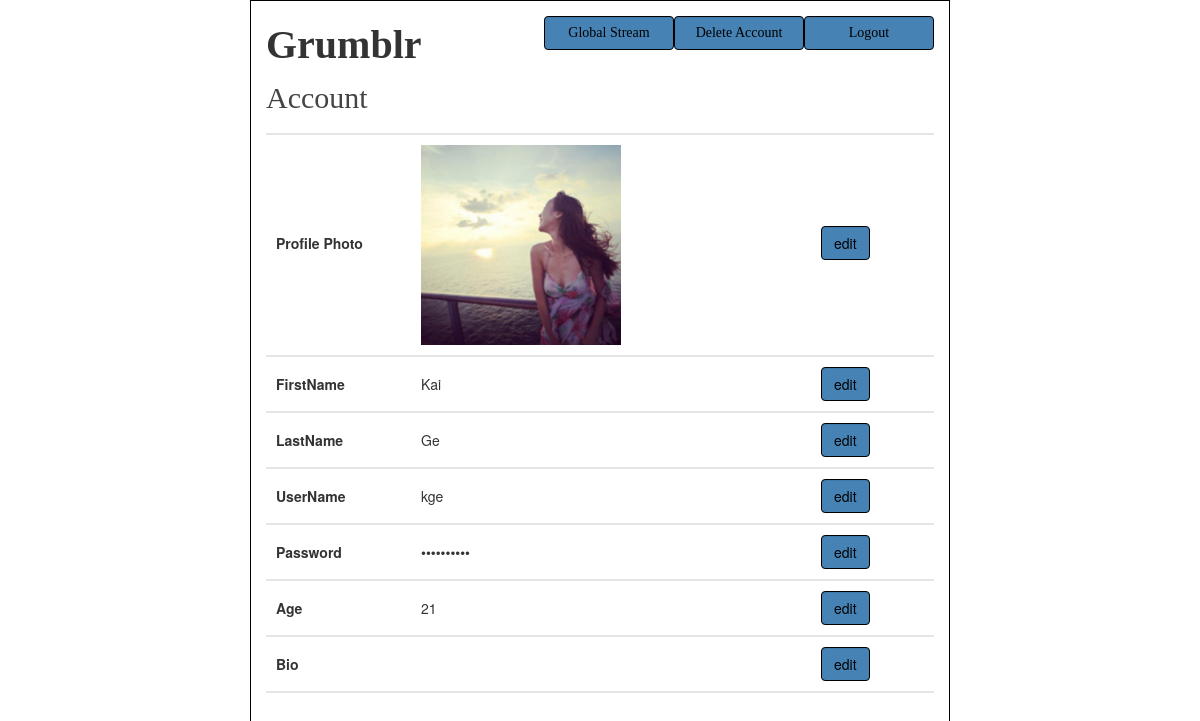
Screenshot of /grumblr/personal-info (signed in) with the database file from the repository.
### grumblr/models.py (models this page shows)
class User(AbstractUser):
    age = models.IntegerField(validators=[MinValueValidator(0), MaxValueValidator(150)], blank=True, null=True)
    image = models.ImageField(upload_to='profile_image', blank=True,
                              default='/static/imgs/default_photo.jpg')
    bio = models.ImageField(blank=True, max_length=420)
    followers = models.ManyToManyField(settings.AUTH_USER_MODEL)
    class Meta(AbstractUser.Meta):
        pass

### grumblr/views.py (the view)
# urls.py: path('grumblr/personal-info', views.check_personal),
def check_personal(request):
    if not request.user:
        return render(request, 'grumblr/personalFile.html')
    current_user = request.user
    context = {'user' : current_user}
    return render(request, 'grumblr/personalFile.html', context)

### grumblr/templates/grumblr/personalFile.html (shortened to what this page needs)
{% extends 'grumblr/stream_base.html' %}
{% block linkButton %}
    <a href="/grumblr/logout" class="form-control loginButton linkButton">Logout</a>
    <a href="/grumblr/delete-user" class="form-control loginButton linkButton">Delete Account</a>
    <a href="/grumblr" class="form-control loginButton linkButton">Global Stream</a>
{% endblock %}
{% block personalInfo %}
    <h2 class="settings_heading">Account</h2>
    <div class="settings_group">
        <div class="group_label">Profile Photo</div>
        <div class="group_content">
            {% if user.image %}
                <div><img id="myImg" src="{{ MEDIA_URL }}{{ user.image }}"
                     alt="profile-photo" style="width: 200px; height: 200px"></div>
            {% else %}
                <div><img id="myImg" src="/static/imgs/default_photo.jpg"
                          alt="default-profile-photo" style="width: 200px; height: 200px"></div>
            {% endif %}
        </div>
        <div class="group_edit">
            <input type="button" value="edit" class="form-control loginButton"
            onclick="popupFunc_photo()">
        </div>
    </div>
    <div class="settings_group">
        <div class="group_label">FirstName</div>
        <div class="group_content">
            <div id="firstname_id">{{ user.first_name }}</div>
        </div>
        <div class="group_edit">
            <input type="button" value="edit" class="form-control loginButton"
            onclick="popupFunc_firstname()">
        </div>
    </div>
    <div class="settings_group">
        <div class="group_label">LastName</div>
        <div class="group_content">
            <div id="lastname_id">{{ user.last_name }}</div>
        </div>
        <div class="group_edit">
            <input type="button" value="edit" class="form-control loginButton"
            onclick="popupFunc_lastname()">
        </div>
    </div>
    <div class="settings_group">
        <div class="group_label">UserName</div>
        <div class="group_content">
            <div id="username_id">{{ user.username }}</div>
        </div>
        <div class="group_edit">
            <input type="button" value="edit" class="form-control loginButton"
            onclick="popupFunc_username()">
        </div>
    </div>
    <div class="settings_group">
        <div class="group_label">Password</div>
        <div class="group_content">
            <div id="password_id">••••••••••</div>
        </div>
        <div class="group_edit">
            <input type="button" value="edit" class="form-control loginButton"
            onclick="popupFunc_confirmEmail()">
        </div>
    </div>
    <div class="settings_group">
        <div class="group_label">Age</div>
        <div class="group_content">
            <div id="age_id">{% if user.age %}{{ user.age }}{% endif %}</div>
        </div>
        <div class="group_edit">
            <input type="button" value="edit" class="form-control loginButton"
            onclick="popupFunc_age()">
        </div>
    </div>
    <div class="settings_group">
        <div class="group_label">Bio</div>
        <div class="group_content">
        </div>
        <div class="group_edit">
            <input type="button" value="edit" class="form-control loginButton"
            onclick="popupFunc_bio()">
        </div>
    </div>
{% endblock %}

### static/css/login.css (style rules this page uses)
.loginButton { text-align: center; color: black; background-color:#4682B4; border-color: black; }
.linkButton { font-family: "Times New Roman"; float: right; width: 130px; height: auto; }
.settings_heading { font-family: "Times New Roman"; border-bottom: 2px solid #e5e5e5; color: #444444; font-size: 30px; font-weight: normal; line-height: 1; margin: 0; padding-top: 10px; padding-bottom: 20px; }
.settings_group { padding-top: 10px; padding-left: 10px; padding-bottom: 10px; vertical-align: top; border-bottom: 2px solid #e5e5e5; }
.group_label { display: table-cell; font-weight: bold; width: 145px; }
.group_content { display: table-cell; width: 400px; }
.group_edit { display: table-cell; }

### rows the page displays
User: image (picture), first_name "Kai", last_name "Ge", username "kge", age "21"
